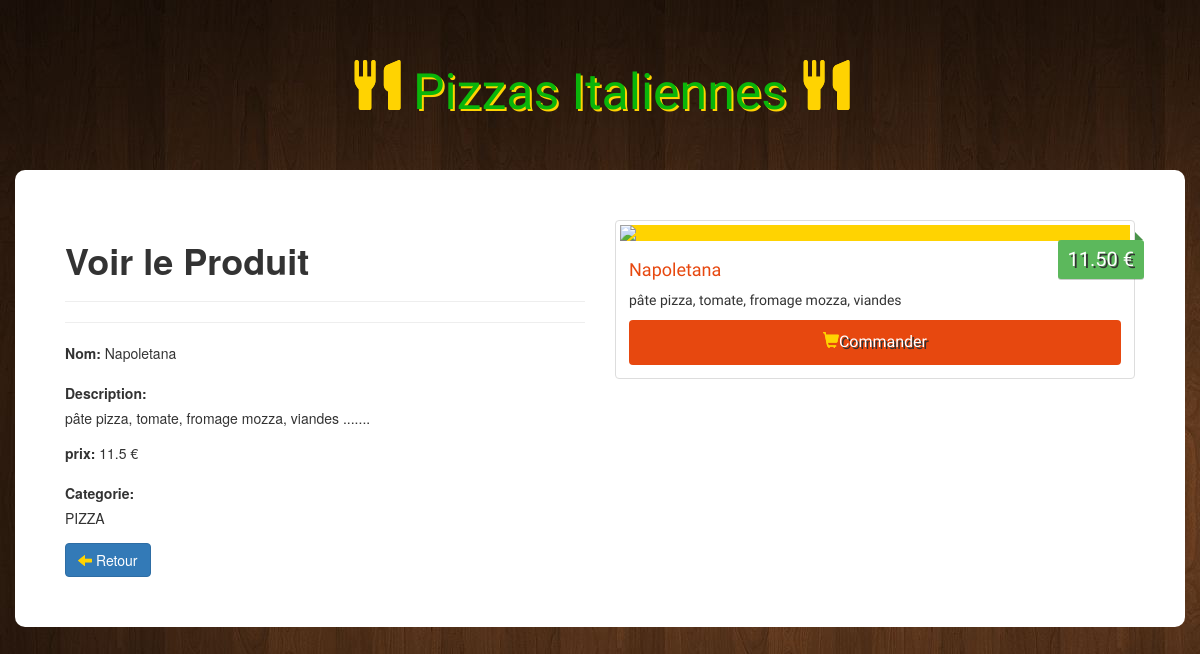
Screenshot of /view.php?id=3 with the database file from the repository.
### tables this page shows
CREATE TABLE `recettes` (
  `rid` int(11) NOT NULL,
  `nom` varchar(30) NOT NULL,
  `prix` float UNSIGNED NOT NULL
);

### view.php (the view, shortened to what this page needs)
<?php
if (!empty($_GET['id'])) {
	$id =checkInput($_GET['id']);
}
 $db = Database::connect();
 $statement = $db->prepare("SELECT rid, nom, prix FROM recettes WHERE rid = ?");
 $statement->execute(array($id));
 	$recettes = $statement->fetch();
function checkInput($data){
	$data = trim($data);
	$data = stripslashes($data);
	$data = htmlspecialchars($data);
	return $data;
}
?>
<!DOCTYPE html>
<html>
    <head>
        <link rel="stylesheet" href="https://maxcdn.bootstrapcdn.com/bootstrap/3.3.6/css/bootstrap.min.css">
        <link rel="stylesheet" href="../css/styles.css">
    </head>
    <body>
        <h1 class="text-logo"><span class="glyphicon glyphicon-cutlery"></span> Pizzas Italiennes <span class="glyphicon glyphicon-cutlery"></span></h1>
        <div class="container admin">
            <div class="row">
            <div class="col-sm-6">
            	 <h1><strong>Voir le Produit </strong></h1>
            	 <hr>
            	 <hr>
            	 <FORM>
            	 	<div class="form-group">
            	 		<label>Nom:</label><?php echo ' '.$recettes['nom'];  ?>
            	 	</div>
            	 	<div class="form-group">
            	 	<label>Description: </label><p> pâte pizza, tomate, fromage mozza, viandes .......</p>
            	 	</div>
            	 	<div class="form-group">
            	 		<label>prix:</label><?php echo ' '.$recettes['prix'].' €';  ?>
            	 	</div>
            	 	<div class="form-group">
            	 	<label>Categorie:</label><p> PIZZA</p>
            	 	</div>
            	 </FORM>
            	 <div>
            	 	<a class="btn btn-primary" href="index.php"><span class="glyphicon glyphicon-arrow-left"></span> Retour</a>
            	 </div>
            </div>
             <div class="col-sm-6 site" >
                                <div class="thumbnail">
             <img src="../images/pizza.png">
                                    <div class="price"><?php echo number_format($recettes['prix'], 2, '.', ''); ?> €</div>
                                    <div class="caption">
                                        <h4> <?php echo $recettes['nom'];  ?> </h4>
                                    <p> pâte pizza, tomate, fromage mozza, viandes </p>
                                        <a href="#" class="btn btn-order" role="button"><span class="glyphicon glyphicon-shopping-cart"></span>Commander</a>
                                    </div>
                                </div>
                            </div>
            </div>
        </div>
    </body>
</html>

### styles.css (style rules this page uses)
body { background: url(../images/font.png); }
.site { font-family: 'Holtwood One SC', sans-serif; }
.text-logo { font-family: 'Holtwood One SC', sans-serif; color: #0AB50A; text-shadow: 2px 2px #ffd301; font-size: 50px; padding: 40px 0px; text-align: center; }
a .glyphicon { color: #ffd301; text-shadow: 0px 0px #ffd301; }
.text-logo .glyphicon { color: #ffd301; text-shadow: 0px 0px #ffd301; }
.thumbnail img { background: #ffd301; }
.price { background: #5cb85c; box-shadow: 0 1px rgba(0,0,0,0.2); -moz-box-shadow: 0 1px rgba(0,0,0,0.2); -webkit-box-shadow: 0 1px rgba(0,0,0,0.2); color: #fff; text-shadow: 2px 2px #333; position: absolute; right: 6px; top: 20px; padding: 5px 10px; font-size: 20px; border-radius: 3px; }
.price:before { border: 4px solid transparent; border-bottom: 4px solid #4a934a; border-left: 4px solid #4a934a; content: ""; position: absolute; right: 1px; top: -8px; }
.caption > h4 { color: #e7480f; font-size: 18px; }
.btn-order { width: 100%; padding: 10px; font-size: 16px; color: #fff; background-color: #e7480f; text-decoration: none; text-shadow: 2px 2px #333; }
.admin { background: #fff; padding: 50px; border-radius: 10px; }

### rows the page displays
recettes: nom "Napoletana", prix "11.5", prix "11.50"
